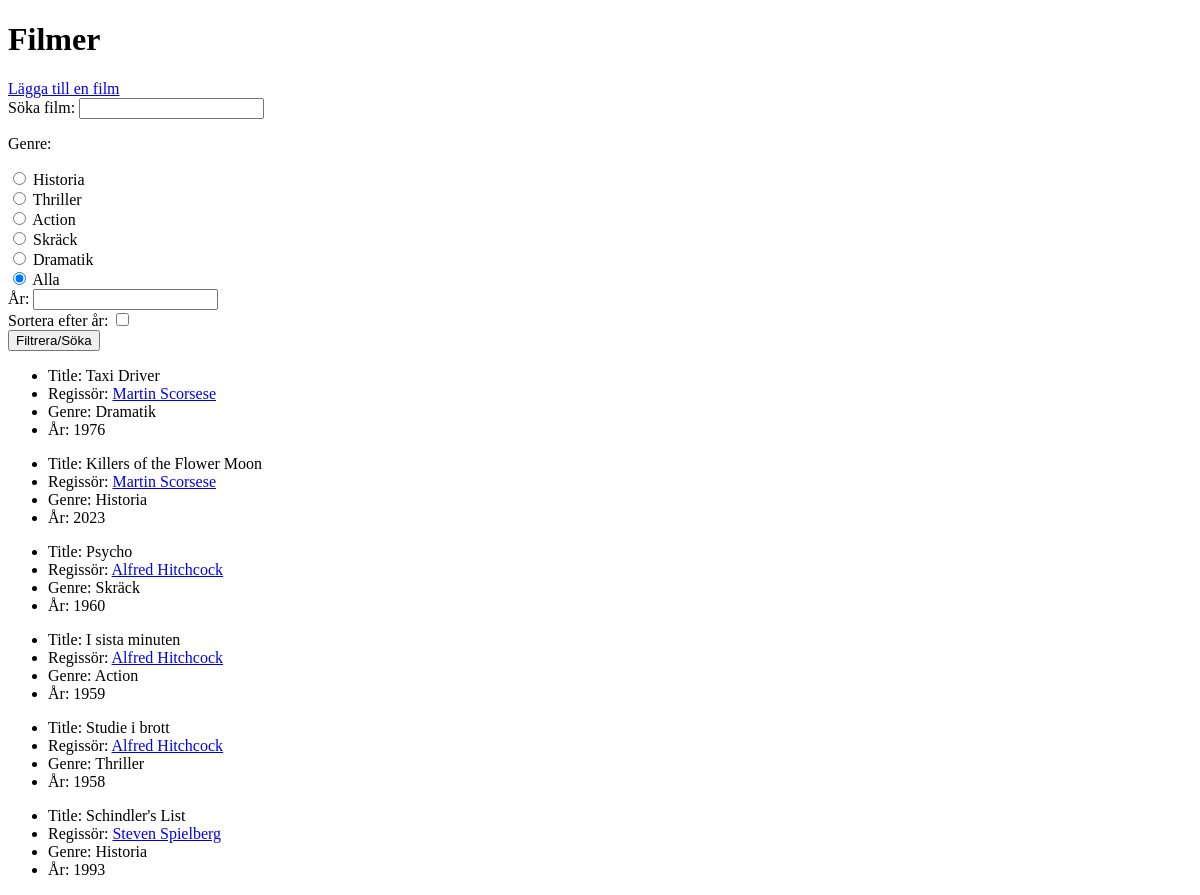
Page /filmer/ on the earlier database version.
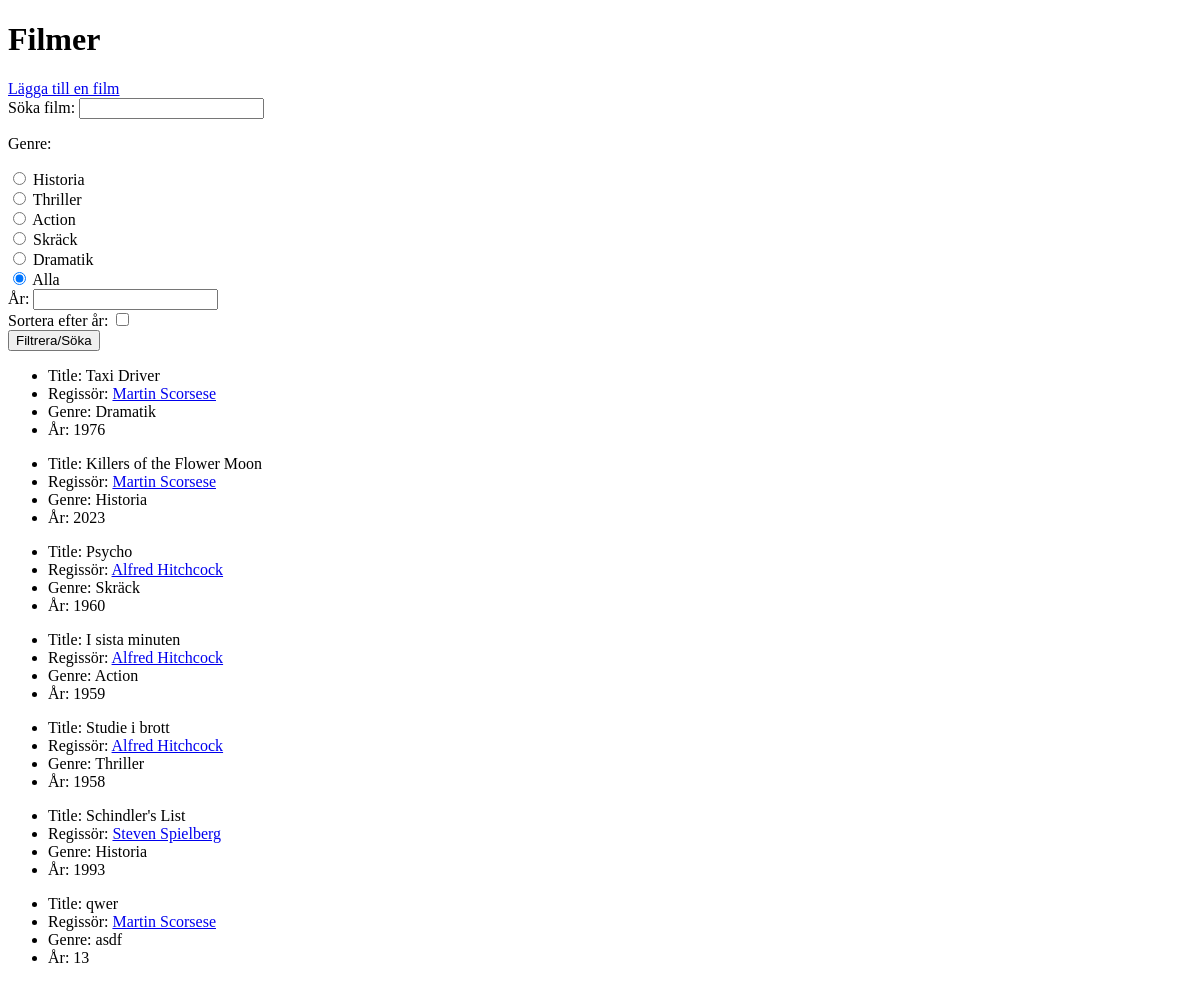
Same page on the later database version.
### filmer/models.py (models this page shows, shortened)
class Movie(models.Model):
    title = models.CharField(max_length=250)
    director = models.ForeignKey(Director, on_delete=models.CASCADE)
    year = models.IntegerField()
    length = models.IntegerField()
    genre = models.CharField(max_length=50)

class Director(models.Model):
    name = models.CharField(max_length=25)
    age  = models.IntegerField()
    description = models.TextField()
    def __str__(self):
        return self.name

### filmer/views.py (the view)
# urls.py: path('', views.filmerHome, name="filmerHome"),
def filmerHome(request):
    if request.method == "POST":
        genre = request.POST.get("genre")
        year = request.POST.get("year")
        sortByYear = request.POST.get("sortera")
        filmName = request.POST.get("film")
        if filmName:
            film_infos = Movie.objects.filter(title__icontains=filmName)
        else:
            film_infos = Movie.objects.all()
        if year:
            film_infos = film_infos.filter(year=year)
        if genre != "Alla":
            film_infos = film_infos.filter(genre=genre)
        if sortByYear:
            film_infos = film_infos.order_by("year")
    else:
        film_infos = Movie.objects.all()
    return render(request, 'filmer.html', {'film_infos':film_infos})

### filmer/templates/filmer.html (shortened to what this page needs)
<!DOCTYPE html>
<html lang="en">
<head>
</head>
<body>
    <h1>Filmer</h1>
    <a href="{% url 'addFilm' %}">Lägga till en film</a>
    <form action="{% url 'filmerHome' %}" method="post">
        <label for="">
            Söka film:
            <input type="text" name="film" id="film">
       </label>
        <p>Genre:</p>
        <label for="">
            <input type="radio" name="genre" id="genre_0" value="Historia" checked="true">
            Historia
        </label>
        <br>
        <label for="">
            <input type="radio" name="genre" id="genre_1" value="Thriller" checked="true">
            Thriller
        </label>
        <br>
        <label for="">
            <input type="radio" name="genre" id="genre_2" value="Action" checked="true">
            Action
        </label>
        <br>
       <label for="">
            <input type="radio" name="genre" id="genre_3" value="Skräck" checked="true">
            Skräck
       </label>
        <br>
       <label for="">
            <input type="radio" name="genre" id="genre_4" value="Dramatik" checked="true">
            Dramatik
       </label>
       <br>
       <label for="">
            <input type="radio" name="genre" id="genre_3" value="Alla" checked="true">
            Alla
       </label>
       <br>
       <label for="">
            År:
            <input type="number" name="year">
        </label>
       <br>
       <label for="">
            Sortera efter år:
            <input type="checkbox" name="sortera" id="sortera">
       </label>
       <br>
       <input type="submit" value="Filtrera/Söka">
       <br>
    </form>
    {% for film_info in film_infos %}
    <ul>
        <li>Title: {{ film_info.title }}</li>
        <li>Regissör: <a href="{% url 'directorFilmer' film_info.director.id %}">{{ film_info.director }}</a></li>
        <li>Genre: {{ film_info.genre }}</li>
        <li>År: {{ film_info.year }}</li>
    </ul>
    {% endfor %}
</body>
</html>

Differences in the rows shown:
added Movie: title "qwer", director "Martin Scorsese", genre "asdf", year "13"
